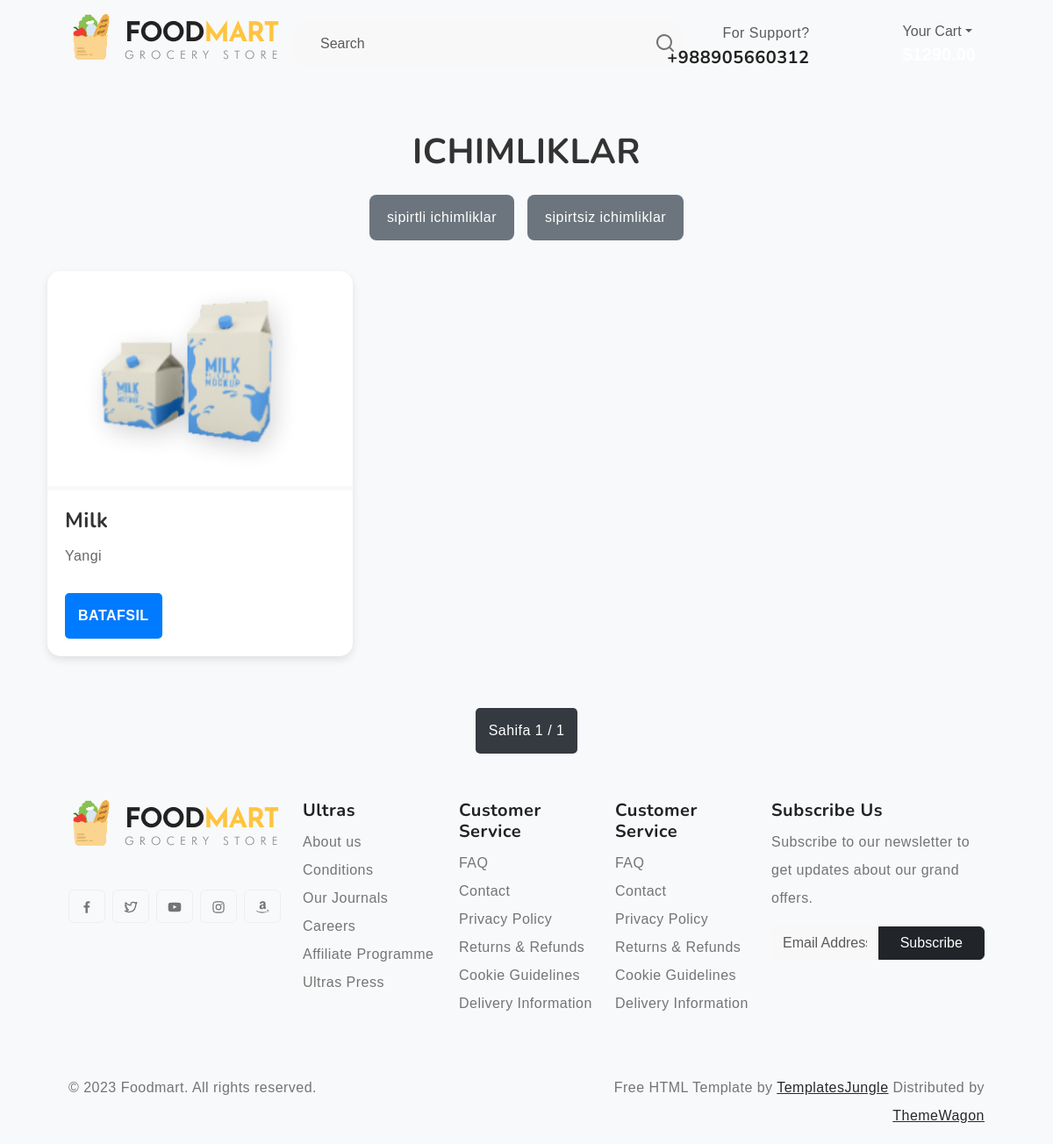
Page /category/ichimliklar/ on the committed database.
### main/models.py (models this page shows, shortened)
class Category(models.Model):
    name = models.CharField(max_length=100, unique=True)
    slug = models.SlugField(max_length=100, unique=True)
    image = models.ImageField(upload_to="category/image/", null=True, blank=True)
    parent = models.ForeignKey('self', on_delete=models.SET_NULL, null=True, blank=True)

class Product(models.Model):
    name = models.CharField(max_length=250)
    slug = models.SlugField(max_length=250, unique=True)
    description = models.CharField(max_length=500)
    price = models.DecimalField(max_digits=10, decimal_places=2)
    discount = models.IntegerField(default=0)
    quantity = models.IntegerField(default=50)
    volume = models.CharField(max_length=4, choices=VOLUMES)
    category = models.ForeignKey(Category, on_delete=PROTECT)

class ProductImage(models.Model):
    image = models.ImageField(upload_to="product/image/")
    product = models.ForeignKey(Product, on_delete=models.CASCADE, related_name='images')

### main/views.py (the view)
# urls.py: path('category/<slug:slug>/', CategoryDetailView.as_view(), name='category_detail'),
class CategoryDetailView(DetailView):
    model = Category
    template_name = 'category_detail.html'
    context_object_name = 'category'
    slug_field = 'slug'
    slug_url_kwarg = 'slug'
    def get_context_data(self, **kwargs):
        context = super().get_context_data(**kwargs)
        subcategories = Category.objects.filter(parent=self.object)
        if subcategories.exists():
            products = Product.objects.filter(category__in=subcategories)
        else:
            products = Product.objects.filter(category=self.object)
        paginator = Paginator(products, 10)
        page_number = self.request.GET.get('page')
        products_page = paginator.get_page(page_number)
        context['subcategories'] = subcategories
        context['products'] = products_page
        return context

### templates/category_detail.html (shortened to what this page needs)
{% extends 'base.html' %}
{% load static %}
{% block content %}
{% load static %}
<h2 class="category-title">{{ category.name }}</h2>
{% if subcategories %}
    <div class="subcategory-list">
        {% for subcategory in subcategories %}
            <a href="{% url 'category_detail' subcategory.slug %}">{{ subcategory.name }}</a>
        {% endfor %}
    </div>
{% endif %}
<div class="container">
    <div class="row">
        {% for product in products %}
            <div class="col-md-4 mb-4">
                <div class="product-card">
                    <img src="{{ product.images.first.image.url }}" alt="{{ product.name }}">
                    <div class="product-body">
                        <h5 class="product-title">{{ product.name }}</h5>
                        <p class="product-description">{{ product.description }}</p>
                        <a href="{% url 'product_detail' product.slug %}" class="shop-btn">Batafsil</a>
                    </div>
                </div>
            </div>
        {% empty %}
            <p class="text-center">Bu kategoriyada mahsulot yo‘q.</p>
        {% endfor %}
    </div>
</div>
<div class="pagination">
    <span class="current">Sahifa {{ products.number }} / {{ products.paginator.num_pages }}</span>
</div>
{% endblock content %}

### staticfiles/css/style.css (style rules this page uses)
:root { --header-height : 160px; --header-height-min : 80px; }
:root { --accent-color : #FFC43F; --dark-color : #222222; --light-dark-color : #727272; --light-color : #fff; --grey-color : #dbdbdb; --light-grey-color : #fafafa; --primary-color : #6995B1; --light-primary-color : #eef1f3; }
:root { --body-font : "Open Sans", sans-serif; --heading-font : "Nunito", sans-serif; }
body { --bs-link-color: #333; --bs-link-hover-color:#333; --bs-link-color-rgb: 40,40,40; --bs-link-hover-color-rgb: 0,0,0; --bs-light-rgb: 248, 248, 248; --bs-font-sans-serif: "Open Sans", sans-serif; --bs-body-font-family: var(--bs-font-sans-serif); --bs-body-font-size: 1rem; --bs-body-font-weight: 400; --bs-body-line-height: 2; --bs-body-color: #747474; --bs-primary: #FFC43F; --bs-primary-rgb: 255, 196, 63; --bs-success: #a3be4c; --bs-success-rgb: 163, 190, 76; --bs-primary-bg-subtle: #FFF9EB; --bs-success-bg-subtle: #eef5e5; --bs-border-color: #F7F7F7; --bs-secondary-rgb: 230, 243, 251; --bs-danger-rgb: 249, 235, 231; --bs-warning-rgb: 255, 249, 235; --bs-info-rgb: 230, 243, 250; }
body { letter-spacing: 0.03em; }
h1,h2,h3,h4,h5,h6 { font-family: var(--heading-font); color: var(--dark-color); font-weight: 700; }
.container, .container-fluid, .container-lg, .container-md, .container-sm, .container-xl, .container-xxl { --bs-gutter-x: 3rem; }

### templates/category_detail.html (style rules this page uses)
body { background-color: #f8f9fa; font-family: 'Poppins', sans-serif; }
.category-title { font-size: 2.5rem; font-weight: bold; color: #333; text-transform: uppercase; margin-bottom: 20px; text-align: center; }
.subcategory-list { text-align: center; margin-bottom: 30px; }
.subcategory-list a { display: inline-block; background: #6c757d; color: #fff; padding: 10px 20px; border-radius: 8px; text-decoration: none; margin: 5px; transition: all 0.3s ease-in-out; }
.product-card { border-radius: 15px; overflow: hidden; background: #fff; box-shadow: 0px 4px 10px rgba(0, 0, 0, 0.1); transition: transform 0.3s ease-in-out; }
.product-card img { width: 100%; height: 250px; object-fit: cover; border-bottom: 5px solid #f8f9fa; }
.product-body { padding: 20px; }
.product-title { font-size: 1.5rem; font-weight: bold; margin-bottom: 10px; color: #333; }
.product-description { font-size: 1rem; color: #666; }
.shop-btn { background: #007bff; color: #fff; padding: 10px 15px; border-radius: 5px; text-transform: uppercase; font-weight: bold; text-decoration: none; display: inline-block; margin-top: 10px; transition: all 0.3s ease-in-out; }
.pagination { display: flex; justify-content: center; margin-top: 30px; }
.pagination .current { padding: 10px 15px; background: #343a40; color: #fff; border-radius: 5px; margin: 5px; }

### rows in the picture
Category: name "ICHIMLIKLAR"
Category: name "sipirtli ichimliklar"
Category: name "sipirtsiz ichimliklar"
Product: images.first.image (picture), name "Milk", description "Yangi"

### other values in the picture
{{ products.number }} "1"
{{ products.paginator.num_pages }} "1"
